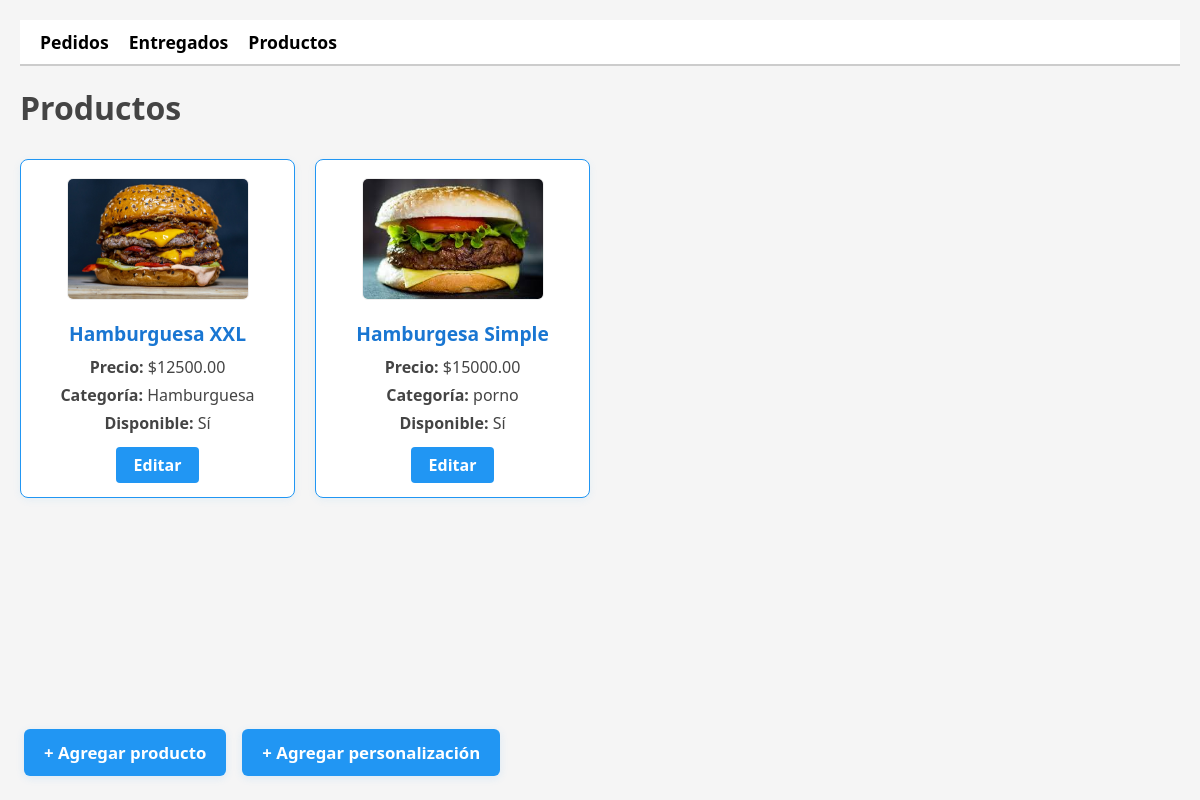
The app's page /panel/productos/ with its own data.
### mi_app/models.py (models this page shows, shortened)
class Producto(models.Model):
    nombre = models.CharField(max_length=100)
    descripcion = models.TextField(blank=True)
    precio = models.DecimalField(max_digits=8, decimal_places=2)
    categoria = models.CharField(max_length=50)
    disponible = models.BooleanField(default=True)
    personalizable = models.BooleanField(default=False)
    campos_personalizacion = models.ManyToManyField('PersonalizacionCampo', blank=True, related_name='productos')
    imagen = models.ImageField(upload_to='productos/', blank=True, null=True)  # 👈 campo nuevo

### mi_app/views/admin.py (the view)
# urls.py: path('panel/productos/', views.productos_admin, name='productos_admin'),
def productos_admin(request):
    productos = Producto.objects.all()
    return render(request, 'admin/productos_admin.html', {'productos': productos})

### mi_app/templates/admin/productos_admin.html (shortened to what this page needs)
{% load static %}
<link rel="stylesheet" href="{% static 'css/admin_panel.css' %}">
<nav class="admin-menu">
  <a href="{% url 'pedidos_admin' %}">Pedidos</a>
  <a href="{% url 'pedidos_entregados_admin' %}">Entregados</a>
  <a href="{% url 'productos_admin' %}">Productos</a>
</nav>
<h1>Productos</h1>
<div class="productos-grid">
  {% for producto in productos %}
    <div class="producto-card">
      {% if producto.imagen %}
        <img src="{{ producto.imagen.url }}" alt="{{ producto.nombre }}" class="producto-img">
      {% endif %}
      <h2>{{ producto.nombre }}</h2>
      <p><strong>Precio:</strong> ${{ producto.precio }}</p>
      <p><strong>Categoría:</strong> {{ producto.categoria }}</p>
      <p><strong>Disponible:</strong> {{ producto.disponible|yesno:"Sí,No" }}</p>
      <a href="{% url 'editar_producto_admin' producto.pk %}" class="editar-btn">Editar</a>
    </div>
  {% empty %}
    <p>No hay productos cargados.</p>
  {% endfor %}
</div>
<div class="admin-fixed-buttons">
  <a href="{% url 'agregar_producto_admin' %}" class="admin-btn">+ Agregar producto</a>
  <a href="{% url 'lista_personalizaciones_admin' %}" class="admin-btn">+ Agregar personalización</a>
</div>

### mi_app/static/css/admin_panel.css (style rules this page uses)
h1 { margin-top: 20px; font-size: 2rem; color: #444; }
.admin-menu { background-color: #ffffff; padding: 10px 20px; border-bottom: 2px solid #ccc; margin-bottom: 20px; display: flex; gap: 20px; }
.admin-menu a { text-decoration: none; color: black; font-weight: bold; font-size: 1.1rem; }
.admin-btn { background: #2196f3; color: #fff; padding: 7px 18px; border-radius: 6px; font-weight: bold; text-decoration: none; font-size: 1em; box-shadow: 0 2px 8px rgba(33,150,243,0.12); transition: background 0.2s, box-shadow 0.2s; border: none; display: inline-block; }

### mi_app/templates/admin/productos_admin.html (style rules this page uses)
.productos-grid { display: grid; grid-template-columns: repeat(auto-fill, minmax(260px, 1fr)); gap: 20px; margin-top: 30px; }
.producto-card { background: #fff; border-radius: 8px; box-shadow: 0 2px 8px rgba(33,150,243,0.07); padding: 18px 18px 14px 18px; display: flex; flex-direction: column; align-items: center; border: 1.5px solid #2196f3; }
.producto-img { width: 100%; max-width: 180px; height: 120px; object-fit: cover; border-radius: 6px; margin-bottom: 10px; border: 1px solid #eee; }
.producto-card h2 { font-size: 1.2em; margin: 10px 0 6px 0; color: #1976d2; text-align: center; }
.producto-card p { margin: 3px 0; font-size: 1em; color: #444; }
.editar-btn { margin-top: 10px; background: #2196f3; color: #fff; padding: 7px 18px; border-radius: 4px; text-decoration: none; font-weight: bold; transition: background 0.2s; }
.admin-fixed-buttons { position: fixed; left: 24px; bottom: 24px; display: flex; gap: 16px; z-index: 200; }
.admin-btn { background: #2196f3; color: #fff; padding: 12px 20px; border-radius: 6px; font-weight: bold; text-decoration: none; font-size: 1.05em; box-shadow: 0 2px 8px rgba(33,150,243,0.12); transition: background 0.2s, box-shadow 0.2s; border: none; display: inline-block; }

### records on screen
Producto: imagen (picture), nombre "Hamburguesa XXL", precio "12500.00", categoria "Hamburguesa", disponible "Sí"
Producto: imagen (picture), nombre "Hamburgesa Simple", precio "15000.00", categoria "porno", disponible "Sí"
